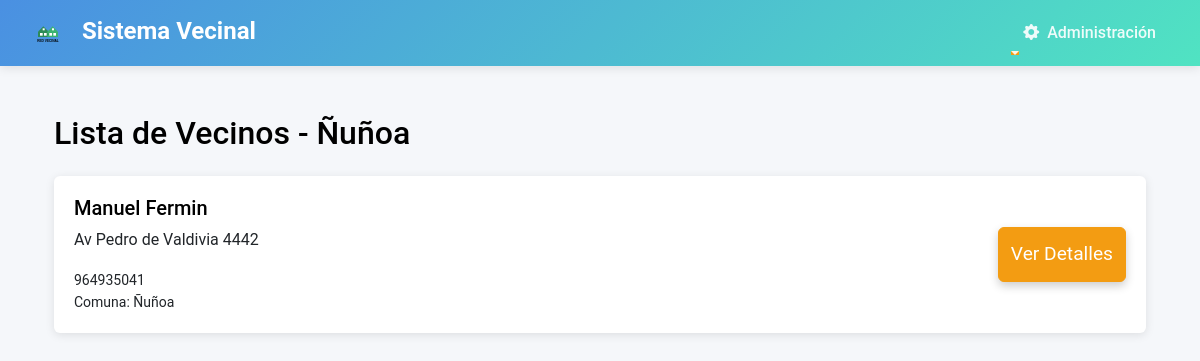
The page /vecinos/ (signed in) on the database as committed earlier.
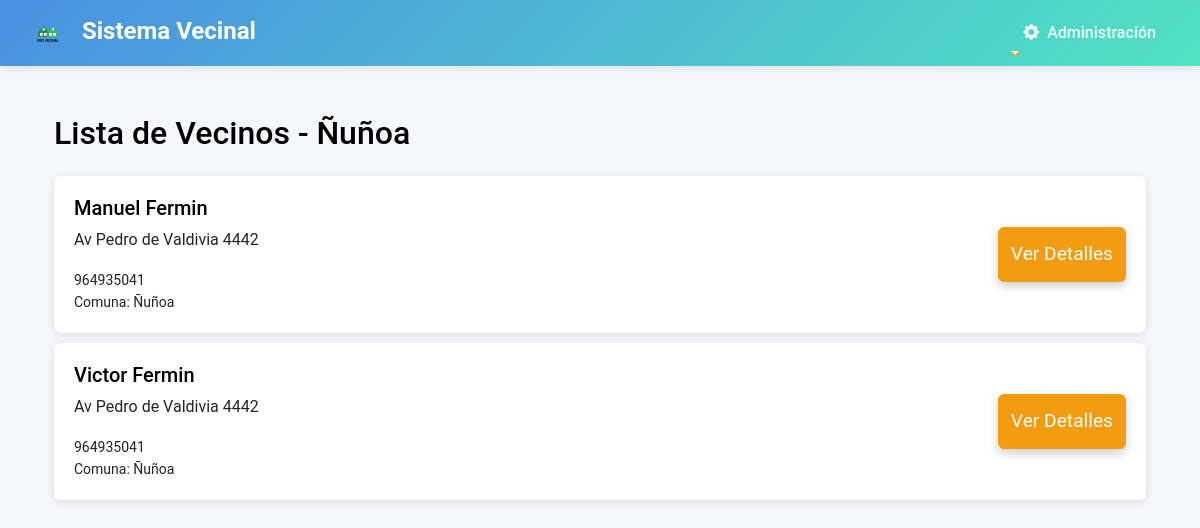
The same page on the database as committed later.
### junta_vecinos/models.py (models this page shows, shortened)
class Vecino(models.Model):
    COMUNA_CHOICES = [
        ('ÑUÑOA', 'Ñuñoa'),
        ('PUENTE_ALTO', 'Puente Alto'),
        ('LA_FLORIDA', 'La Florida'),
    ]
    user = models.OneToOneField(User, on_delete=models.CASCADE)
    nombres = models.CharField(max_length=255)
    apellidos = models.CharField(max_length=255)
    direccion = models.CharField(max_length=255)
    telefono = models.CharField(max_length=15)
    fecha_nacimiento = models.DateField()
    rut = models.CharField(max_length=12, unique=True)
    comuna = models.CharField(max_length=20, choices=COMUNA_CHOICES, default='ÑUÑOA')
    administrador = models.ForeignKey(AdministradorComuna, on_delete=models.SET_NULL, null=True, related_name='vecinos')

### junta_vecinos/views.py (the view)
# urls.py: path('vecinos/', views.lista_vecinos, name='lista_vecinos'),
@user_passes_test(is_admin)
@login_required
def lista_vecinos(request):
    admin = request.user.administradorcomuna
    vecinos = Vecino.objects.filter(comuna=admin.comuna)
    return render(request, 'junta_vecinos/lista_vecinos.html', {'vecinos': vecinos})

### junta_vecinos/views.py (called while the page is built)
def is_admin(user):
    return hasattr(user, 'administradorcomuna')  # Solo permite el acceso si el usuario es un superusuario (admin)

### junta_vecinos/templates/junta_vecinos/lista_vecinos.html (shortened to what this page needs)
{% extends 'junta_vecinos/base.html' %}
{% block content %}
<div class="container mt-5">
    <h2 class="mb-4">Lista de Vecinos - {{ request.user.administradorcomuna.get_comuna_display }}</h2>
    <ul class="list-group">
        {% for vecino in vecinos %}
            <li class="list-group-item d-flex justify-content-between align-items-center">
                <div>
                    <h5>{{ vecino.nombres }} {{ vecino.apellidos }}</h5>
                    <p>{{ vecino.direccion }}</p>
                    <small>{{ vecino.telefono }}</small>
                    <small class="d-block">Comuna: {{ vecino.get_comuna_display }}</small>
                </div>
                <a href="#" class="btn btn-primary">Ver Detalles</a>
            </li>
        {% endfor %}
    </ul>
</div>
{% endblock %}

Rows that differ between the two databases and show on the page:
added Vecino: nombres "Victor", apellidos "Fermin", direccion "Av Pedro de Valdivia 4442", telefono "964935041", comuna "Ñuñoa"
